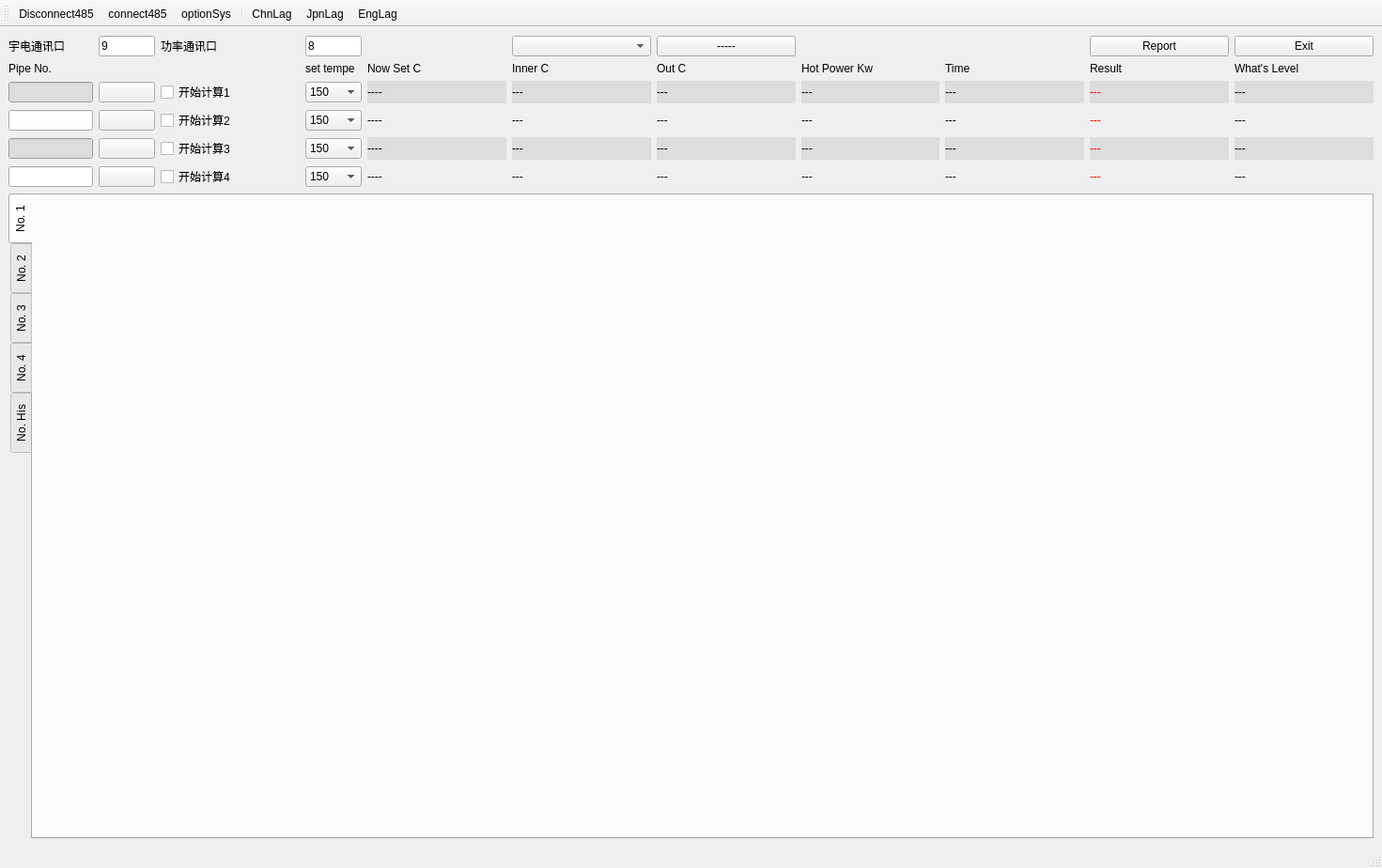
<?xml version="1.0" encoding="UTF-8"?>
<ui version="4.0">
 <class>MainWindow</class>
 <widget class="QMainWindow" name="MainWindow">
  <property name="geometry">
   <rect>
    <x>0</x>
    <y>0</y>
    <width>1471</width>
    <height>924</height>
   </rect>
  </property>
  <property name="windowTitle">
   <string>MainWindow</string>
  </property>
  <widget class="QWidget" name="centralwidget">
   <layout class="QVBoxLayout" name="verticalLayout">
    <item>
     <layout class="QGridLayout" name="gridLayout">
      <item row="6" column="4">
       <widget class="QComboBox" name="cbTempeSet4">
        <item>
         <property name="text">
          <string>150</string>
         </property>
        </item>
        <item>
         <property name="text">
          <string>200</string>
         </property>
        </item>
        <item>
         <property name="text">
          <string>250</string>
         </property>
        </item>
        <item>
         <property name="text">
          <string>300</string>
         </property>
        </item>
        <item>
         <property name="text">
          <string>350</string>
         </property>
        </item>
       </widget>
      </item>
      <item row="2" column="11">
       <widget class="QLabel" name="label_11">
        <property name="text">
         <string>What's Level</string>
        </property>
       </widget>
      </item>
      <item row="2" column="6">
       <widget class="QLabel" name="label_8">
        <property name="text">
         <string>Inner C</string>
        </property>
       </widget>
      </item>
      <item row="3" column="7">
       <widget class="QLabel" name="lbOutC1">
        <property name="styleSheet">
         <string notr="true">background-color: rgb(221, 221, 221);</string>
        </property>
        <property name="text">
         <string>---</string>
        </property>
       </widget>
      </item>
      <item row="3" column="0">
       <widget class="QLineEdit" name="leproducId1">
        <property name="maximumSize">
         <size>
          <width>90</width>
          <height>16777215</height>
         </size>
        </property>
        <property name="styleSheet">
         <string notr="true">background-color: rgb(221, 221, 221);</string>
        </property>
       </widget>
      </item>
      <item row="5" column="8">
       <widget class="QLabel" name="lbHotpower3">
        <property name="styleSheet">
         <string notr="true">background-color: rgb(221, 221, 221);</string>
        </property>
        <property name="text">
         <string>---</string>
        </property>
       </widget>
      </item>
      <item row="4" column="4">
       <widget class="QComboBox" name="cbTempeSet2">
        <item>
         <property name="text">
          <string>150</string>
         </property>
        </item>
        <item>
         <property name="text">
          <string>200</string>
         </property>
        </item>
        <item>
         <property name="text">
          <string>250</string>
         </property>
        </item>
        <item>
         <property name="text">
          <string>300</string>
         </property>
        </item>
        <item>
         <property name="text">
          <string>350</string>
         </property>
        </item>
       </widget>
      </item>
      <item row="5" column="9">
       <widget class="QLabel" name="lbTime3">
        <property name="styleSheet">
         <string notr="true">background-color: rgb(221, 221, 221);</string>
        </property>
        <property name="text">
         <string>---</string>
        </property>
       </widget>
      </item>
      <item row="5" column="2">
       <widget class="QCheckBox" name="cbableCalcul3">
        <property name="text">
         <string>开始计算3</string>
        </property>
       </widget>
      </item>
      <item row="2" column="0">
       <widget class="QLabel" name="label_3">
        <property name="minimumSize">
         <size>
          <width>0</width>
          <height>0</height>
         </size>
        </property>
        <property name="maximumSize">
         <size>
          <width>90</width>
          <height>16777215</height>
         </size>
        </property>
        <property name="text">
         <string>Pipe No.</string>
        </property>
       </widget>
      </item>
      <item row="3" column="11">
       <widget class="QLabel" name="lbLevel1">
        <property name="styleSheet">
         <string notr="true">background-color: rgb(221, 221, 221);</string>
        </property>
        <property name="text">
         <string>---</string>
        </property>
       </widget>
      </item>
      <item row="6" column="8">
       <widget class="QLabel" name="lbHotpower4">
        <property name="text">
         <string>---</string>
        </property>
       </widget>
      </item>
      <item row="2" column="8">
       <widget class="QLabel" name="label_6">
        <property name="text">
         <string>Hot Power Kw</string>
        </property>
       </widget>
      </item>
      <item row="1" column="1">
       <widget class="QLineEdit" name="leYuDianPort">
        <property name="maximumSize">
         <size>
          <width>60</width>
          <height>16777215</height>
         </size>
        </property>
        <property name="text">
         <string>9</string>
        </property>
       </widget>
      </item>
      <item row="5" column="4">
       <widget class="QComboBox" name="cbTempeSet3">
        <item>
         <property name="text">
          <string>150</string>
         </property>
        </item>
        <item>
         <property name="text">
          <string>200</string>
         </property>
        </item>
        <item>
         <property name="text">
          <string>250</string>
         </property>
        </item>
        <item>
         <property name="text">
          <string>300</string>
         </property>
        </item>
        <item>
         <property name="text">
          <string>350</string>
         </property>
        </item>
       </widget>
      </item>
      <item row="1" column="2">
       <widget class="QLabel" name="label_2">
        <property name="text">
         <string>功率通讯口</string>
        </property>
       </widget>
      </item>
      <item row="6" column="1">
       <widget class="QPushButton" name="pbIoOut4">
        <property name="maximumSize">
         <size>
          <width>80</width>
          <height>16777215</height>
         </size>
        </property>
        <property name="styleSheet">
         <string notr="true">border-image: url(:/img/switch-off.png);</string>
        </property>
        <property name="text">
         <string/>
        </property>
       </widget>
      </item>
      <item row="1" column="6">
       <widget class="QComboBox" name="portCombo"/>
      </item>
      <item row="3" column="6">
       <widget class="QLabel" name="lbInnerC1">
        <property name="styleSheet">
         <string notr="true">background-color: rgb(221, 221, 221);</string>
        </property>
        <property name="text">
         <string>---</string>
        </property>
       </widget>
      </item>
      <item row="6" column="10">
       <widget class="QLabel" name="lbResult4">
        <property name="styleSheet">
         <string notr="true">color: rgb(255, 0, 0);</string>
        </property>
        <property name="text">
         <string>---</string>
        </property>
       </widget>
      </item>
      <item row="3" column="8">
       <widget class="QLabel" name="lbHotpower1">
        <property name="styleSheet">
         <string notr="true">background-color: rgb(221, 221, 221);</string>
        </property>
        <property name="text">
         <string>---</string>
        </property>
       </widget>
      </item>
      <item row="1" column="4">
       <widget class="QLineEdit" name="lePowerPort">
        <property name="maximumSize">
         <size>
          <width>60</width>
          <height>16777215</height>
         </size>
        </property>
        <property name="text">
         <string>8</string>
        </property>
       </widget>
      </item>
      <item row="5" column="7">
       <widget class="QLabel" name="lbOutC3">
        <property name="styleSheet">
         <string notr="true">background-color: rgb(221, 221, 221);</string>
        </property>
        <property name="text">
         <string>---</string>
        </property>
       </widget>
      </item>
      <item row="5" column="0">
       <widget class="QLineEdit" name="leproducId3">
        <property name="maximumSize">
         <size>
          <width>90</width>
          <height>16777215</height>
         </size>
        </property>
        <property name="styleSheet">
         <string notr="true">background-color: rgb(221, 221, 221);</string>
        </property>
       </widget>
      </item>
      <item row="4" column="7">
       <widget class="QLabel" name="lbOutC2">
        <property name="text">
         <string>---</string>
        </property>
       </widget>
      </item>
      <item row="6" column="7">
       <widget class="QLabel" name="lbOutC4">
        <property name="text">
         <string>---</string>
        </property>
       </widget>
      </item>
      <item row="1" column="7">
       <widget class="QPushButton" name="pushButton">
        <property name="text">
         <string>-----</string>
        </property>
       </widget>
      </item>
      <item row="6" column="9">
       <widget class="QLabel" name="lbTime4">
        <property name="text">
         <string>---</string>
        </property>
       </widget>
      </item>
      <item row="2" column="7">
       <widget class="QLabel" name="label_9">
        <property name="maximumSize">
         <size>
          <width>16777215</width>
          <height>20</height>
         </size>
        </property>
        <property name="text">
         <string>Out C</string>
        </property>
       </widget>
      </item>
      <item row="3" column="9">
       <widget class="QLabel" name="lbTime1">
        <property name="styleSheet">
         <string notr="true">background-color: rgb(221, 221, 221);</string>
        </property>
        <property name="text">
         <string>---</string>
        </property>
       </widget>
      </item>
      <item row="4" column="1">
       <widget class="QPushButton" name="pbIoOut2">
        <property name="maximumSize">
         <size>
          <width>80</width>
          <height>16777215</height>
         </size>
        </property>
        <property name="styleSheet">
         <string notr="true">border-image: url(:/img/switch-off.png);</string>
        </property>
        <property name="text">
         <string/>
        </property>
       </widget>
      </item>
      <item row="6" column="0">
       <widget class="QLineEdit" name="leproducId4">
        <property name="maximumSize">
         <size>
          <width>90</width>
          <height>16777215</height>
         </size>
        </property>
       </widget>
      </item>
      <item row="6" column="11">
       <widget class="QLabel" name="lbLevel4">
        <property name="text">
         <string>---</string>
        </property>
       </widget>
      </item>
      <item row="2" column="9">
       <widget class="QLabel" name="label_7">
        <property name="text">
         <string>Time</string>
        </property>
       </widget>
      </item>
      <item row="3" column="1">
       <widget class="QPushButton" name="pbIoOut1">
        <property name="minimumSize">
         <size>
          <width>60</width>
          <height>0</height>
         </size>
        </property>
        <property name="maximumSize">
         <size>
          <width>80</width>
          <height>16777215</height>
         </size>
        </property>
        <property name="styleSheet">
         <string notr="true">border-image: url(:/img/switch-off.png);</string>
        </property>
        <property name="text">
         <string/>
        </property>
       </widget>
      </item>
      <item row="5" column="11">
       <widget class="QLabel" name="lbLevel3">
        <property name="styleSheet">
         <string notr="true">background-color: rgb(221, 221, 221);</string>
        </property>
        <property name="text">
         <string>---</string>
        </property>
       </widget>
      </item>
      <item row="4" column="6">
       <widget class="QLabel" name="lbInnerC2">
        <property name="text">
         <string>---</string>
        </property>
       </widget>
      </item>
      <item row="5" column="1">
       <widget class="QPushButton" name="pbIoOut3">
        <property name="maximumSize">
         <size>
          <width>80</width>
          <height>16777215</height>
         </size>
        </property>
        <property name="styleSheet">
         <string notr="true">border-image: url(:/img/switch-off.png);</string>
        </property>
        <property name="text">
         <string/>
        </property>
       </widget>
      </item>
      <item row="4" column="10">
       <widget class="QLabel" name="lbResult2">
        <property name="styleSheet">
         <string notr="true">color: rgb(255, 0, 0);</string>
        </property>
        <property name="text">
         <string>---</string>
        </property>
       </widget>
      </item>
      <item row="4" column="8">
       <widget class="QLabel" name="lbHotpower2">
        <property name="text">
         <string>---</string>
        </property>
       </widget>
      </item>
      <item row="5" column="10">
       <widget class="QLabel" name="lbResult3">
        <property name="styleSheet">
         <string notr="true">background-color: rgb(221, 221, 221);
color: rgb(255, 0, 0);</string>
        </property>
        <property name="text">
         <string>---</string>
        </property>
       </widget>
      </item>
      <item row="5" column="6">
       <widget class="QLabel" name="lbInnerC3">
        <property name="styleSheet">
         <string notr="true">background-color: rgb(221, 221, 221);</string>
        </property>
        <property name="text">
         <string>---</string>
        </property>
       </widget>
      </item>
      <item row="4" column="2">
       <widget class="QCheckBox" name="cbableCalcul2">
        <property name="text">
         <string>开始计算2</string>
        </property>
       </widget>
      </item>
      <item row="3" column="4">
       <widget class="QComboBox" name="cbTempeSet1">
        <property name="editable">
         <bool>false</bool>
        </property>
        <item>
         <property name="text">
          <string>150</string>
         </property>
        </item>
        <item>
         <property name="text">
          <string>200</string>
         </property>
        </item>
        <item>
         <property name="text">
          <string>250</string>
         </property>
        </item>
        <item>
         <property name="text">
          <string>300</string>
         </property>
        </item>
        <item>
         <property name="text">
          <string>350</string>
         </property>
        </item>
       </widget>
      </item>
      <item row="3" column="2">
       <widget class="QCheckBox" name="cbableCalcul1">
        <property name="text">
         <string>开始计算1</string>
        </property>
       </widget>
      </item>
      <item row="4" column="0">
       <widget class="QLineEdit" name="leproducId2">
        <property name="maximumSize">
         <size>
          <width>90</width>
          <height>16777215</height>
         </size>
        </property>
       </widget>
      </item>
      <item row="6" column="2">
       <widget class="QCheckBox" name="cbableCalcul4">
        <property name="text">
         <string>开始计算4</string>
        </property>
       </widget>
      </item>
      <item row="1" column="0">
       <widget class="QLabel" name="label">
        <property name="maximumSize">
         <size>
          <width>90</width>
          <height>20</height>
         </size>
        </property>
        <property name="text">
         <string>宇电通讯口</string>
        </property>
       </widget>
      </item>
      <item row="4" column="9">
       <widget class="QLabel" name="lbTime2">
        <property name="text">
         <string>---</string>
        </property>
       </widget>
      </item>
      <item row="3" column="10">
       <widget class="QLabel" name="lbResult1">
        <property name="styleSheet">
         <string notr="true">background-color: rgb(221, 221, 221);
color: rgb(255, 0, 0);</string>
        </property>
        <property name="text">
         <string>---</string>
        </property>
       </widget>
      </item>
      <item row="4" column="11">
       <widget class="QLabel" name="lbLevel2">
        <property name="text">
         <string>---</string>
        </property>
       </widget>
      </item>
      <item row="2" column="4">
       <widget class="QLabel" name="label_5">
        <property name="text">
         <string>set tempe</string>
        </property>
       </widget>
      </item>
      <item row="6" column="6">
       <widget class="QLabel" name="lbInnerC4">
        <property name="text">
         <string>---</string>
        </property>
       </widget>
      </item>
      <item row="2" column="10">
       <widget class="QLabel" name="label_10">
        <property name="text">
         <string>Result</string>
        </property>
       </widget>
      </item>
      <item row="2" column="5">
       <widget class="QLabel" name="label_4">
        <property name="text">
         <string>Now Set C</string>
        </property>
       </widget>
      </item>
      <item row="3" column="5">
       <widget class="QLabel" name="lbSetC1">
        <property name="styleSheet">
         <string notr="true">background-color: rgb(221, 221, 221);</string>
        </property>
        <property name="text">
         <string>----</string>
        </property>
       </widget>
      </item>
      <item row="4" column="5">
       <widget class="QLabel" name="lbSetC2">
        <property name="text">
         <string>----</string>
        </property>
       </widget>
      </item>
      <item row="5" column="5">
       <widget class="QLabel" name="lbSetC3">
        <property name="styleSheet">
         <string notr="true">background-color: rgb(221, 221, 221);</string>
        </property>
        <property name="text">
         <string>----</string>
        </property>
       </widget>
      </item>
      <item row="6" column="5">
       <widget class="QLabel" name="lbSetC4">
        <property name="text">
         <string>----</string>
        </property>
       </widget>
      </item>
      <item row="1" column="11">
       <widget class="QPushButton" name="pbExit">
        <property name="text">
         <string>Exit</string>
        </property>
       </widget>
      </item>
      <item row="1" column="10">
       <widget class="QPushButton" name="pbReport">
        <property name="text">
         <string>Report</string>
        </property>
       </widget>
      </item>
     </layout>
    </item>
    <item>
     <layout class="QVBoxLayout" name="vlForPlot">
      <item>
       <widget class="QTabWidget" name="twForPlot">
        <property name="tabPosition">
         <enum>QTabWidget::West</enum>
        </property>
        <property name="currentIndex">
         <number>0</number>
        </property>
        <widget class="QWidget" name="twPlot1">
         <attribute name="title">
          <string>No. 1</string>
         </attribute>
         <layout class="QHBoxLayout" name="horizontalLayout_2">
          <item>
           <layout class="QHBoxLayout" name="twLoPlot1"/>
          </item>
         </layout>
        </widget>
        <widget class="QWidget" name="twPlot2">
         <attribute name="title">
          <string>No. 2</string>
         </attribute>
         <layout class="QHBoxLayout" name="horizontalLayout_8">
          <item>
           <layout class="QHBoxLayout" name="twLoPlot2"/>
          </item>
         </layout>
        </widget>
        <widget class="QWidget" name="twPlot3">
         <attribute name="title">
          <string>No. 3</string>
         </attribute>
         <layout class="QHBoxLayout" name="horizontalLayout_9">
          <item>
           <layout class="QHBoxLayout" name="twLoPlot3"/>
          </item>
         </layout>
        </widget>
        <widget class="QWidget" name="twPlot4">
         <attribute name="title">
          <string>No. 4</string>
         </attribute>
         <layout class="QHBoxLayout" name="horizontalLayout_10">
          <item>
           <layout class="QHBoxLayout" name="twLoPlot4"/>
          </item>
         </layout>
        </widget>
        <widget class="QWidget" name="twHistory">
         <attribute name="title">
          <string>No. His</string>
         </attribute>
         <layout class="QHBoxLayout" name="horizontalLayout_11">
          <item>
           <layout class="QHBoxLayout" name="twLoPlotHistory"/>
          </item>
         </layout>
        </widget>
       </widget>
      </item>
     </layout>
    </item>
   </layout>
  </widget>
  <widget class="QMenuBar" name="menubar">
   <property name="geometry">
    <rect>
     <x>0</x>
     <y>0</y>
     <width>1471</width>
     <height>31</height>
    </rect>
   </property>
  </widget>
  <widget class="QStatusBar" name="statusbar"/>
  <widget class="QToolBar" name="toolBar">
   <property name="windowTitle">
    <string>toolBar</string>
   </property>
   <attribute name="toolBarArea">
    <enum>TopToolBarArea</enum>
   </attribute>
   <attribute name="toolBarBreak">
    <bool>false</bool>
   </attribute>
   <addaction name="actionDisconnect485"/>
   <addaction name="actionconnect485"/>
   <addaction name="actionoptionSys"/>
   <addaction name="separator"/>
   <addaction name="actionChnLag"/>
   <addaction name="actionJpnLag"/>
   <addaction name="actionEngLag"/>
  </widget>
  <action name="actionconnect485">
   <property name="icon">
    <iconset resource="image.qrc">
     <normaloff>:/img/connect.png</normaloff>:/img/connect.png</iconset>
   </property>
   <property name="text">
    <string>connect485</string>
   </property>
  </action>
  <action name="actionoptionSys">
   <property name="icon">
    <iconset resource="image.qrc">
     <normaloff>:/img/exe_icon.ico</normaloff>:/img/exe_icon.ico</iconset>
   </property>
   <property name="text">
    <string>optionSys</string>
   </property>
  </action>
  <action name="actionDisconnect485">
   <property name="icon">
    <iconset resource="image.qrc">
     <normaloff>:/img/disconnect.png</normaloff>:/img/disconnect.png</iconset>
   </property>
   <property name="text">
    <string>Disconnect485</string>
   </property>
  </action>
  <action name="actionChnLag">
   <property name="icon">
    <iconset resource="image.qrc">
     <normaloff>:/img/Chn.png</normaloff>:/img/Chn.png</iconset>
   </property>
   <property name="text">
    <string>ChnLag</string>
   </property>
  </action>
  <action name="actionJpnLag">
   <property name="icon">
    <iconset resource="image.qrc">
     <normaloff>:/img/Jpn.png</normaloff>:/img/Jpn.png</iconset>
   </property>
   <property name="text">
    <string>JpnLag</string>
   </property>
  </action>
  <action name="actionEngLag">
   <property name="icon">
    <iconset resource="image.qrc">
     <normaloff>:/img/Eng.png</normaloff>:/img/Eng.png</iconset>
   </property>
   <property name="text">
    <string>EngLag</string>
   </property>
  </action>
 </widget>
 <resources>
  <include location="image.qrc"/>
 </resources>
 <connections/>
</ui>
